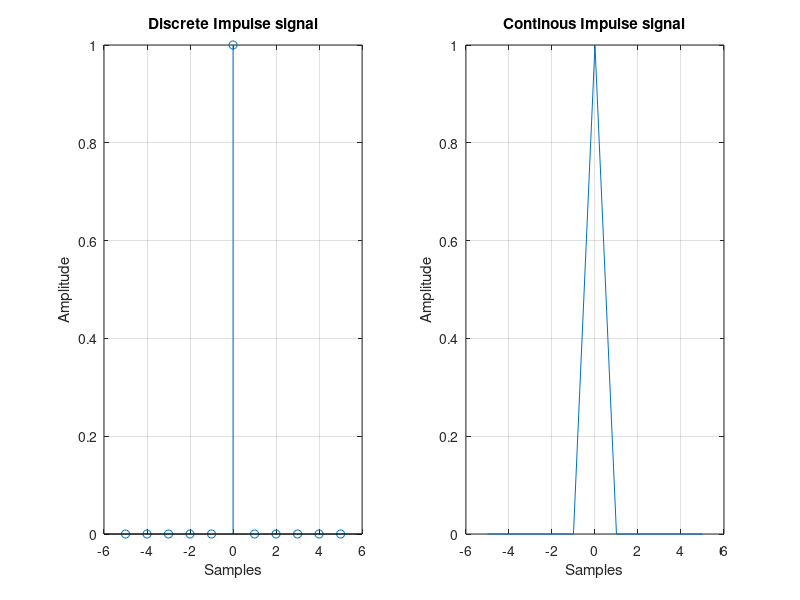

Source code (MATLAB):
clc;
clf;
close all;
clear all;
n1=input('Enter starting point of the signal');
n2=input('Enter ending pont of the signal');
Sample_points=-n1:1:n2;
Amplitude=[zeros(1,n1) 1 zeros(1,n2)];

subplot(1,2,1)
stem(Sample_points,Amplitude);
grid on;
xlabel('Samples');
ylabel('Amplitude');
title('Discrete Impulse signal');

subplot(1,2,2)
plot(Sample_points,Amplitude);
grid on;
xlabel('Samples');
ylabel('Amplitude');
title('Continous Impulse signal');

